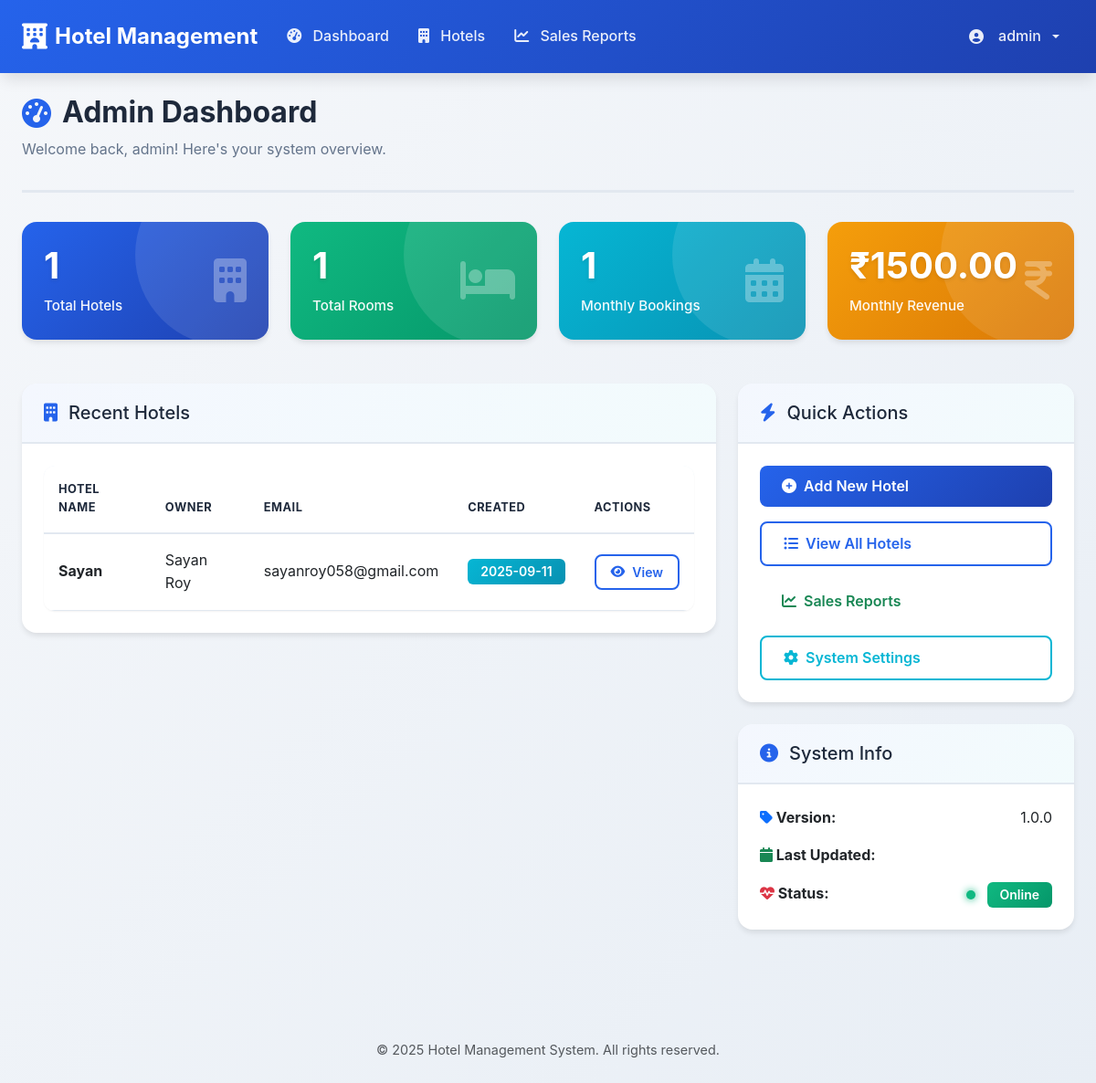
Screenshot of /admin/dashboard (signed in) with the database file from the repository.
### tables this page shows
CREATE TABLE hotels (
        id INTEGER PRIMARY KEY,
        name TEXT NOT NULL,
        address TEXT NOT NULL,
        phone TEXT,
        email TEXT,
        telegram_number TEXT,
        telegram_bot_token TEXT,
        owner_name TEXT NOT NULL,
        owner_email TEXT NOT NULL,
        owner_phone TEXT,
        created_at TEXT NOT NULL,
        is_active BOOLEAN DEFAULT 1
    , telegram_chat_id TEXT);

### multi_hotel_app.py (the view)
    def decorated_function(*args, **kwargs):
        if 'user_type' not in session or session['user_type'] != 'admin':
            flash('Admin access required', 'error')
            return redirect(url_for('login'))
        return f(*args, **kwargs)

### multi_hotel_app.py (called while the page is built)
def login_required(f):
    def decorated_function(*args, **kwargs):
        if 'user_id' not in session:
            return redirect(url_for('login'))
        return f(*args, **kwargs)
    decorated_function.__name__ = f.__name__
    return decorated_function

def admin_required(f):
    def decorated_function(*args, **kwargs):
        if 'user_type' not in session or session['user_type'] != 'admin':
            flash('Admin access required', 'error')
            return redirect(url_for('login'))
        return f(*args, **kwargs)
    decorated_function.__name__ = f.__name__
    return decorated_function

### templates/admin_dashboard.html (shortened to what this page needs)
{% extends "base.html" %}
{% block content %}
<div class="page-header fade-in">
    <h2><i class="fas fa-tachometer-alt"></i> Admin Dashboard</h2>
    <p class="text-muted">Welcome back, {{ session.username }}! Here's your system overview.</p>
</div>
<div class="row mb-4">
    <div class="col-xl-3 col-lg-6 col-md-6 col-sm-6">
        <div class="card bg-primary text-white fade-in hover-lift">
            <div class="card-body">
                <div class="d-flex justify-content-between align-items-center">
                    <div>
                        <h4 class="mb-2">{{ total_hotels }}</h4>
                        <p class="mb-0">Total Hotels</p>
                    </div>
                    <div class="align-self-center">
                        <i class="fas fa-building fa-3x"></i>
                    </div>
                </div>
            </div>
        </div>
    </div>
    <div class="col-xl-3 col-lg-6 col-md-6 col-sm-6">
        <div class="card bg-success text-white fade-in hover-lift">
            <div class="card-body">
                <div class="d-flex justify-content-between align-items-center">
                    <div>
                        <h4 class="mb-2">{{ total_rooms }}</h4>
                        <p class="mb-0">Total Rooms</p>
                    </div>
                    <div class="align-self-center">
                        <i class="fas fa-bed fa-3x"></i>
                    </div>
                </div>
            </div>
        </div>
    </div>
    <div class="col-xl-3 col-lg-6 col-md-6 col-sm-6">
        <div class="card bg-info text-white fade-in hover-lift">
            <div class="card-body">
                <div class="d-flex justify-content-between align-items-center">
                    <div>
                        <h4 class="mb-2">{{ monthly_bookings }}</h4>
                        <p class="mb-0">Monthly Bookings</p>
                    </div>
                    <div class="align-self-center">
                        <i class="fas fa-calendar-alt fa-3x"></i>
                    </div>
                </div>
            </div>
        </div>
    </div>
    <div class="col-xl-3 col-lg-6 col-md-6 col-sm-6">
        <div class="card bg-warning text-white fade-in hover-lift">
            <div class="card-body">
                <div class="d-flex justify-content-between align-items-center">
                    <div>
                        <h4 class="mb-2">₹{{ "%.2f"|format(monthly_revenue) }}</h4>
                        <p class="mb-0">Monthly Revenue</p>
                    </div>
                    <div class="align-self-center">
                        <i class="fas fa-indian-rupee-sign fa-3x"></i>
                    </div>
                </div>
            </div>
        </div>
    </div>
</div>
<div class="row">
    <div class="col-lg-8 col-md-12">
        <div class="card slide-in-right">
            <div class="card-header">
                <h5><i class="fas fa-building"></i> Recent Hotels</h5>
            </div>
            <div class="card-body">
                {% if recent_hotels %}
                <div class="table-responsive">
                    <table class="table table-hover">
                        <thead>
                            <tr>
                                <th>Hotel Name</th>
                                <th>Owner</th>
                                <th>Email</th>
                                <th>Created</th>
                                <th>Actions</th>
                            </tr>
                        </thead>
                        <tbody>
                            {% for hotel in recent_hotels %}
                            <tr>
                                <td><strong>{{ hotel[1] }}</strong></td>
                                <td>{{ hotel[2] }}</td>
                                <td>{{ hotel[3] }}</td>
                                <td><span class="badge bg-info">{{ hotel[4][:10] }}</span></td>
                                <td>
                                    <a href="{{ url_for('view_hotel', hotel_id=hotel[0]) }}" class="btn btn-sm btn-outline-primary">
                                        <i class="fas fa-eye"></i> View
                                    </a>
                                </td>
                            </tr>
                            {% endfor %}
                        </tbody>
                    </table>
                </div>
                {% endif %}
            </div>
        </div>
    </div>
    <div class="col-lg-4 col-md-12">
        <div class="card scale-in">
            <div class="card-header">
                <h5><i class="fas fa-bolt"></i> Quick Actions</h5>
            </div>
            <div class="card-body">
                                <div class="d-grid gap-3">
                    <a href="{{ url_for('add_hotel') }}" class="btn btn-primary">
                        <i class="fas fa-plus-circle"></i> Add New Hotel
                    </a>
                    <a href="{{ url_for('admin_hotels') }}" class="btn btn-outline-primary">
                        <i class="fas fa-list-ul"></i> View All Hotels
                    </a>
                    <a href="{{ url_for('admin_sales') }}" class="btn btn-outline-success">
                        <i class="fas fa-chart-line"></i> Sales Reports
                    </a>
                    <a href="#" class="btn btn-outline-info">
                        <i class="fas fa-cog"></i> System Settings
                    </a>
                </div>
            </div>
        </div>
        <div class="card mt-4 scale-in" style="animation-delay: 0.2s;">
            <div class="card-header">
                <h5><i class="fas fa-info-circle"></i> System Info</h5>
            </div>
            <div class="card-body">
                <div class="mb-3">
                    <strong><i class="fas fa-tag text-primary"></i> Version:</strong>
                    <span class="float-end">1.0.0</span>
                </div>
                <div class="mb-3">
                    <strong><i class="fas fa-calendar text-success"></i> Last Updated:</strong>
                </div>
                <div>
                    <strong><i class="fas fa-heartbeat text-danger"></i> Status:</strong>
                    <span class="float-end">
                        <span class="status-indicator online"></span>
                        <span class="badge bg-success">Online</span>
                    </span>
                </div>
            </div>
        </div>
    </div>
</div>
{% endblock %}

### rows the page displays
hotels: name "Sayan", owner_name "Sayan Roy", owner_email "sayanroy058@gmail.com", created_at "2025-09-11"

### other values shown
{{ session.username }} "admin"
{{ total_hotels }} "1"
{{ total_rooms }} "1"
{{ monthly_bookings }} "1"
{{ "%.2f"|format(monthly_revenue) }} "1500.00"
